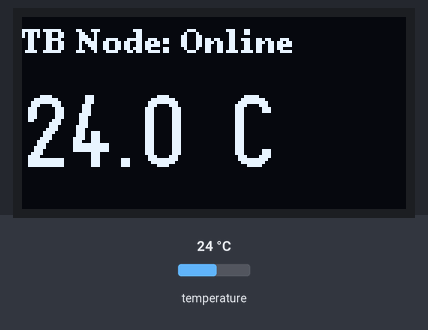
Recording of a program running on a simulated ESP8266 (NodeMCU). Shown: 128×64 one-colour display. Inputs (shaded band) come from the test bench; at power-on: temperature 24 °C. WiFi joins after 1.5 s; servers stay silent unless stated; no MQTT or app messages arrive unless stated; what the program prints to the serial monitor is not drawn.

Above: at 6.3 s.
6.4 s: temperature set to 12 °C
At 11.3 s:
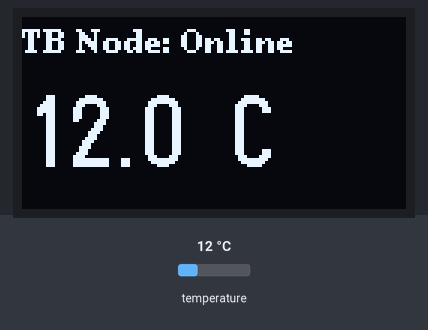
13.6 s: temperature set to 19 °C
At 16.4 s:
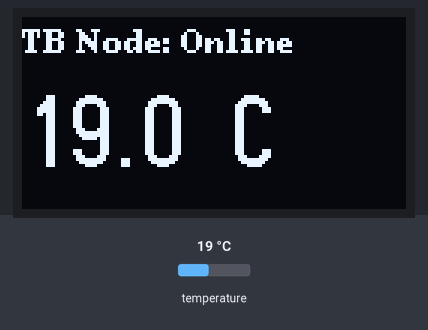
20.8 s: temperature set to 28 °C
At 26.4 s:
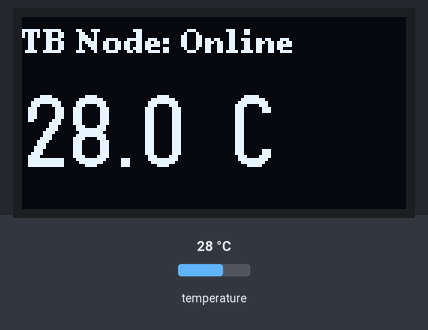
Timing chart, 0 to 27.9 s (numbered marks = the images above; inputs shaded):
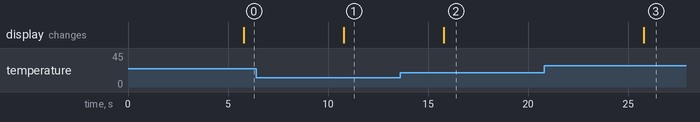

Measured:
- after the input at 6.4 s, the display: changes after 4.4 s (image 1)
- after the input at 13.6 s, the display: changes after 2.2 s (image 2)
- after the input at 20.8 s, the display: changes after 5.0 s (image 3)

The program:

main.cpp
```cpp
#include <Arduino.h>
#include <ESP8266WiFi.h>
#include <PubSubClient.h>
#include <ArduinoJson.h>
#include <U8g2lib.h>
#include <OneWire.h>
#include <DallasTemperature.h>

// --- 1. 网络与 ThingsBoard 配置 ---
const char* ssid = "510_2.4G";         /* <--- 修改这里 */
const char* password = "510510510";     /* <--- 修改这里 */
const char* mqtt_server = "192.168.2.106";  // 你的电脑 IP
const char* token = "R5Qkm5qVDpvIO5sZhWCj";       /* <--- 修改这里 (从 TB 网页复制) */

// --- 2. 硬件引脚定义 (基于你之前的描述) ---
// OLED SPI: SCL=D5(14), SDA=D7(13), CS=D4(2), DC=D3(0), RES=D2(4)
U8G2_SSD1306_128X64_NONAME_F_4W_SW_SPI u8g2(U8G2_R0, 14, 13, 2, 0, 4);

// DS18B20: 接 D6 (GPIO12)
OneWire oneWire(12);
DallasTemperature sensors(&oneWire);

WiFiClient espClient;
PubSubClient client(espClient);

// --- 3. 函数实现 ---
void setup_wifi() {
    Serial.print("Connecting to ");
    Serial.println(ssid);
    WiFi.begin(ssid, password);
    while (WiFi.status() != WL_CONNECTED) {
        delay(500);
        Serial.print(".");
    }
    Serial.println("\nWiFi connected");
}

void reconnect() {
    while (!client.connected()) {
        Serial.print("Connecting to ThingsBoard...");
        // ThingsBoard 认证: 用户名=Token, 密码=NULL
        if (client.connect("ESP8266_Node", token, NULL)) {
            Serial.println("Success!");
        } else {
            Serial.print("Failed, rc=");
            Serial.print(client.state());
            Serial.println(" Try again in 5s");
            delay(5000);
        }
    }
}

void setup() {
    Serial.begin(115200);
    u8g2.begin();
    sensors.begin();
    setup_wifi();
    client.setServer(mqtt_server, 1883);
}

void loop() {
    if (!client.connected()) reconnect();
    client.loop();

    static unsigned long lastUpdate = 0;
    if (millis() - lastUpdate > 5000) { // 每 5 秒更新一次
        lastUpdate = millis();

        // A. 读取数据
        sensors.requestTemperatures();
        float temp = sensors.getTempCByIndex(0);
        Serial.printf("Temp: %.2f\n", temp);

        // B. 本地 OLED 显示
        u8g2.clearBuffer();
        u8g2.setFont(u8g2_font_ncenB08_tr);
        u8g2.drawStr(0, 12, "TB Node: Online");
        u8g2.setFont(u8g2_font_logisoso24_tf);
        u8g2.setCursor(0, 50);
        u8g2.print(temp, 1); u8g2.print(" C");
        u8g2.sendBuffer();

        // C. 上传到 ThingsBoard (JSON 格式)
        StaticJsonDocument<128> doc;
        doc["temperature"] = temp;
        char buffer[128];
        serializeJson(doc, buffer);
        client.publish("v1/devices/me/telemetry", buffer);
    }
}
```
